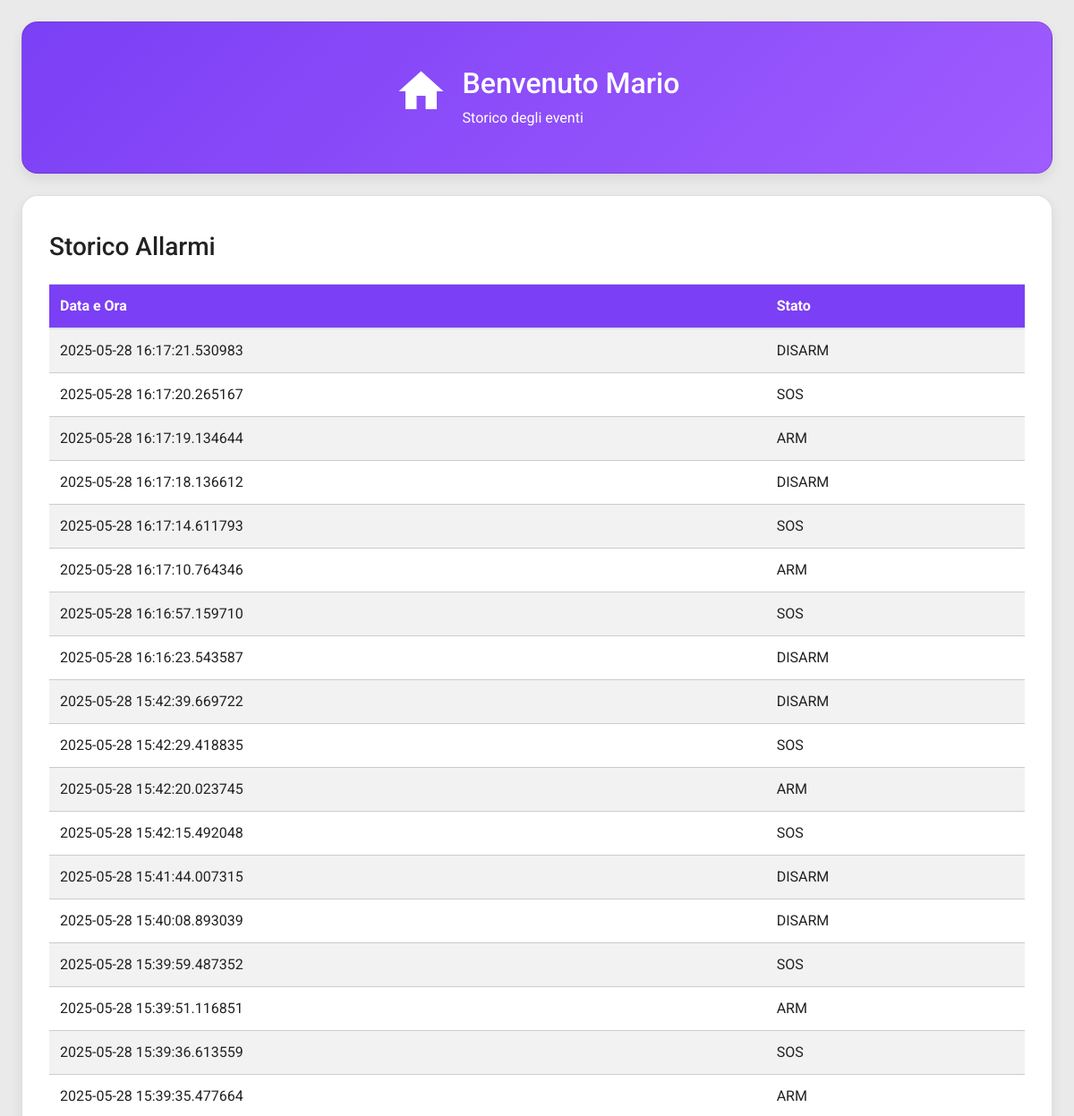
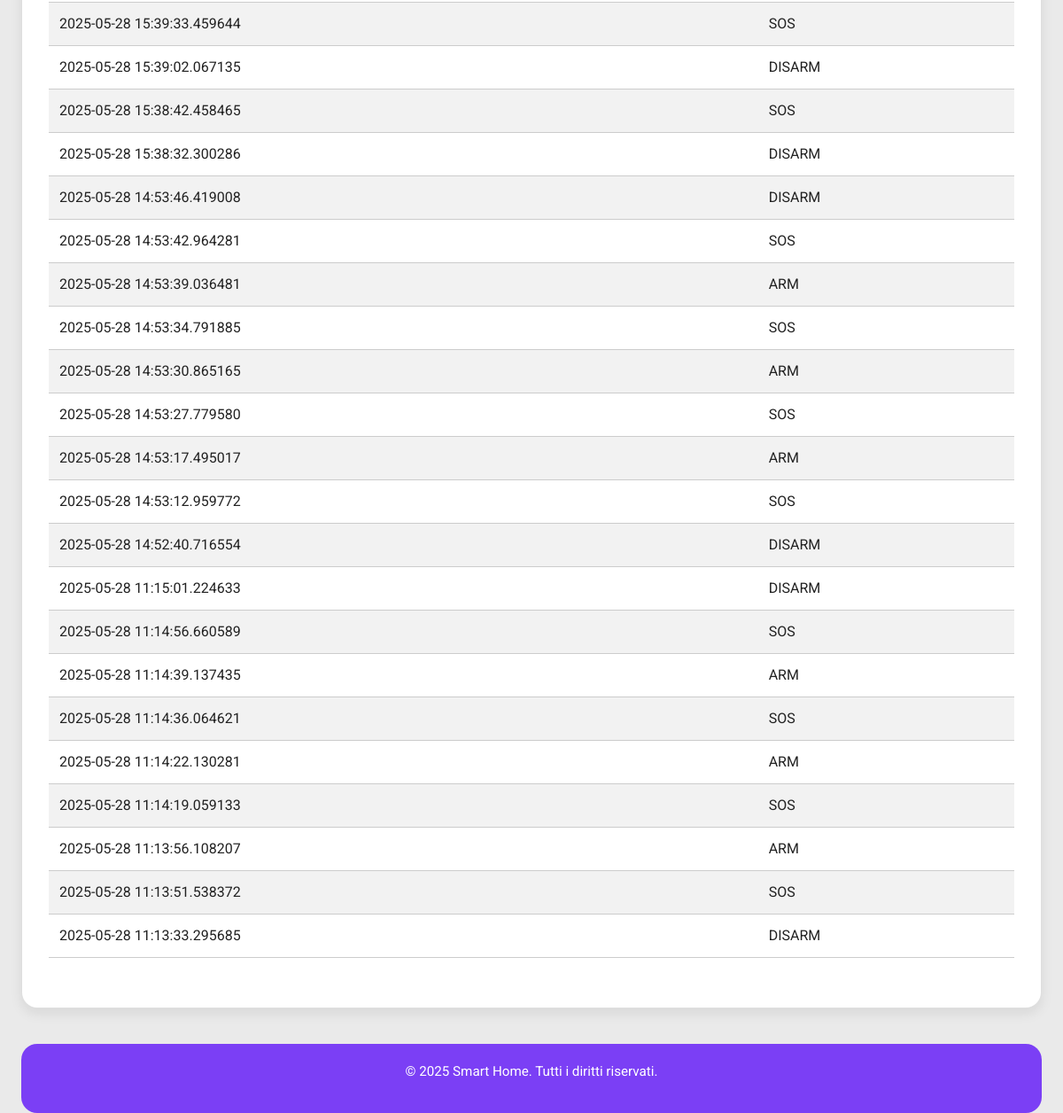
/storico, run on the app's committed database (2 pictures, top to bottom).
### app.py (models this page shows, shortened)
class StoricoAllarme(db.Model):
    __tablename__ = 'StoricoAllarme'
    id = db.Column(db.Integer, primary_key=True)
    data_ora = db.Column(db.DateTime, nullable=False, default=datetime.now)
    stato = db.Column(db.String(10), nullable=False)

### app.py (the view)
@app.route('/storico')
def storico():
    try:
        allarmi = get_allarmi()
        return render_template('Storico.html', allarmi=allarmi)
    except Exception as e:
        return f"Errore nel caricamento dello storico: {str(e)}", 500

### app.py (called while the page is built)
def get_allarmi():
    return StoricoAllarme.query.order_by(StoricoAllarme.data_ora.desc()).all()

### templates/Storico.html (shortened to what this page needs)
<!DOCTYPE html>
<html lang="en">
<head>
    <link rel="stylesheet" href="https://cdn.jsdelivr.net/npm/bootstrap@4.1.3/dist/css/bootstrap.min.css">
    <link rel="stylesheet" href="../static/style/styles.css">
</head>
<body>
    <main>
        <div class="dashboard">
            <div class="card Profile">
                <div style="display: flex; align-items: center;">
                    <a href="{{ url_for('index') }}">
                          <span class="material-icons icon">home</span>
                    </a>
                    <div style="margin-left: 16px;">
                        <div class="title"><h2>Benvenuto Mario</h2></div>
                        <div class="subtitle">Storico degli eventi</div>
                    </div>
                </div>
            </div>
        </div>
        <div class="card">
                <h3>Storico Allarmi</h3>
                <table class="table table-striped mt-3">
                    <thead>
                        <tr>
                            <th>Data e Ora</th>
                            <th>Stato</th>
                        </tr>
                    </thead>
                    <tbody>
                        {% for allarme in allarmi %}
                            <tr>
                                <td>{{ allarme.data_ora }}</td>
                                <td>{{ allarme.stato }}</td>
                            </tr>
                        {% endfor %}
                    </tbody>
                </table>
            </div>
    </main>
</body>
<footer class="footer">
    <p>&copy; 2025 Smart Home. Tutti i diritti riservati.</p>
</footer>
</html>

### static/style/styles.css (style rules this page uses)
:root { --purple-start: #7B3FF5; --purple-end: #9F5CFE; --card-bg: #ffffff; --text-primary: #222; --text-secondary: #666; --radius: 18px; --shadow: 0 6px 14px rgba(0,0,0,0.08); }
* { box-sizing: border-box; margin: 0; padding: 0; }
html, body { height: 100%; }
main { flex: 1; }
body { font-family: 'Roboto', sans-serif; background: rgba(207, 206, 206, 0.42); padding: 24px; color: var(--text-primary); display: flex; flex-direction: column; }
.dashboard { display: grid; gap: 20px; margin-bottom: 24px; grid-template-columns: repeat(auto-fit, minmax(300px, 1fr)); align-items: start; }
.card { background: var(--card-bg); border-radius: var(--radius); box-shadow: var(--shadow); padding: 40px 30px; display: flex; flex-direction: column; align-items: flex-start; justify-content: flex-start; transition: transform .15s ease, box-shadow .15s ease; position: relative; color: var(--text-primary); width: 100%; align-self: start; }
.Profile { background: linear-gradient(135deg, var(--purple-start), var(--purple-end)); color: white; grid-column: 1 / -1; flex-direction: row; align-items: center; justify-content: center; height: 170px; }
.Profile a { text-decoration: none; color: white; }
.icon { font-size: 46px; margin-bottom: 14px; }
.Profile .icon { font-size: 60px; }
.title { font-size: 1.4rem; font-weight: 600; margin-bottom: 6px; }
.footer { margin-top: 40px; padding: 20px; background-color: var(--purple-start); color: white; text-align: center; border-radius: var(--radius); font-size: 0.95rem; }
table { width: 100%; border-collapse: collapse; margin-top: 20px; grid-row: span 2; }
table th, table td { padding: 12px 16px; border-bottom: 1px solid #ccc; text-align: left; }
table th { background-color: var(--purple-start); color: white; }

### data on the page
StoricoAllarme: data_ora "2025-05-28 16:17:21.530983", stato "DISARM"
StoricoAllarme: data_ora "2025-05-28 16:17:20.265167", stato "SOS"
StoricoAllarme: data_ora "2025-05-28 16:17:19.134644", stato "ARM"
StoricoAllarme: data_ora "2025-05-28 16:17:18.136612", stato "DISARM"
StoricoAllarme: data_ora "2025-05-28 16:17:14.611793", stato "SOS"
StoricoAllarme: data_ora "2025-05-28 16:17:10.764346", stato "ARM"
StoricoAllarme: data_ora "2025-05-28 16:16:57.159710", stato "SOS"
StoricoAllarme: data_ora "2025-05-28 16:16:23.543587", stato "DISARM"
StoricoAllarme: data_ora "2025-05-28 15:42:39.669722", stato "DISARM"
StoricoAllarme: data_ora "2025-05-28 15:42:29.418835", stato "SOS"
StoricoAllarme: data_ora "2025-05-28 15:42:20.023745", stato "ARM"
StoricoAllarme: data_ora "2025-05-28 15:42:15.492048", stato "SOS"
StoricoAllarme: data_ora "2025-05-28 15:41:44.007315", stato "DISARM"
StoricoAllarme: data_ora "2025-05-28 15:40:08.893039", stato "DISARM"
StoricoAllarme: data_ora "2025-05-28 15:39:59.487352", stato "SOS"
StoricoAllarme: data_ora "2025-05-28 15:39:51.116851", stato "ARM"
StoricoAllarme: data_ora "2025-05-28 15:39:36.613559", stato "SOS"
StoricoAllarme: data_ora "2025-05-28 15:39:35.477664", stato "ARM"
StoricoAllarme: data_ora "2025-05-28 15:39:33.459644", stato "SOS"
StoricoAllarme: data_ora "2025-05-28 15:39:02.067135", stato "DISARM"
StoricoAllarme: data_ora "2025-05-28 15:38:42.458465", stato "SOS"
StoricoAllarme: data_ora "2025-05-28 15:38:32.300286", stato "DISARM"
StoricoAllarme: data_ora "2025-05-28 14:53:46.419008", stato "DISARM"
StoricoAllarme: data_ora "2025-05-28 14:53:42.964281", stato "SOS"
StoricoAllarme: data_ora "2025-05-28 14:53:39.036481", stato "ARM"
StoricoAllarme: data_ora "2025-05-28 14:53:34.791885", stato "SOS"
StoricoAllarme: data_ora "2025-05-28 14:53:30.865165", stato "ARM"
StoricoAllarme: data_ora "2025-05-28 14:53:27.779580", stato "SOS"
StoricoAllarme: data_ora "2025-05-28 14:53:17.495017", stato "ARM"
StoricoAllarme: data_ora "2025-05-28 14:53:12.959772", stato "SOS"
StoricoAllarme: data_ora "2025-05-28 14:52:40.716554", stato "DISARM"
StoricoAllarme: data_ora "2025-05-28 11:15:01.224633", stato "DISARM"
StoricoAllarme: data_ora "2025-05-28 11:14:56.660589", stato "SOS"
StoricoAllarme: data_ora "2025-05-28 11:14:39.137435", stato "ARM"
StoricoAllarme: data_ora "2025-05-28 11:14:36.064621", stato "SOS"
StoricoAllarme: data_ora "2025-05-28 11:14:22.130281", stato "ARM"
StoricoAllarme: data_ora "2025-05-28 11:14:19.059133", stato "SOS"
StoricoAllarme: data_ora "2025-05-28 11:13:56.108207", stato "ARM"
StoricoAllarme: data_ora "2025-05-28 11:13:51.538372", stato "SOS"
StoricoAllarme: data_ora "2025-05-28 11:13:33.295685", stato "DISARM"
